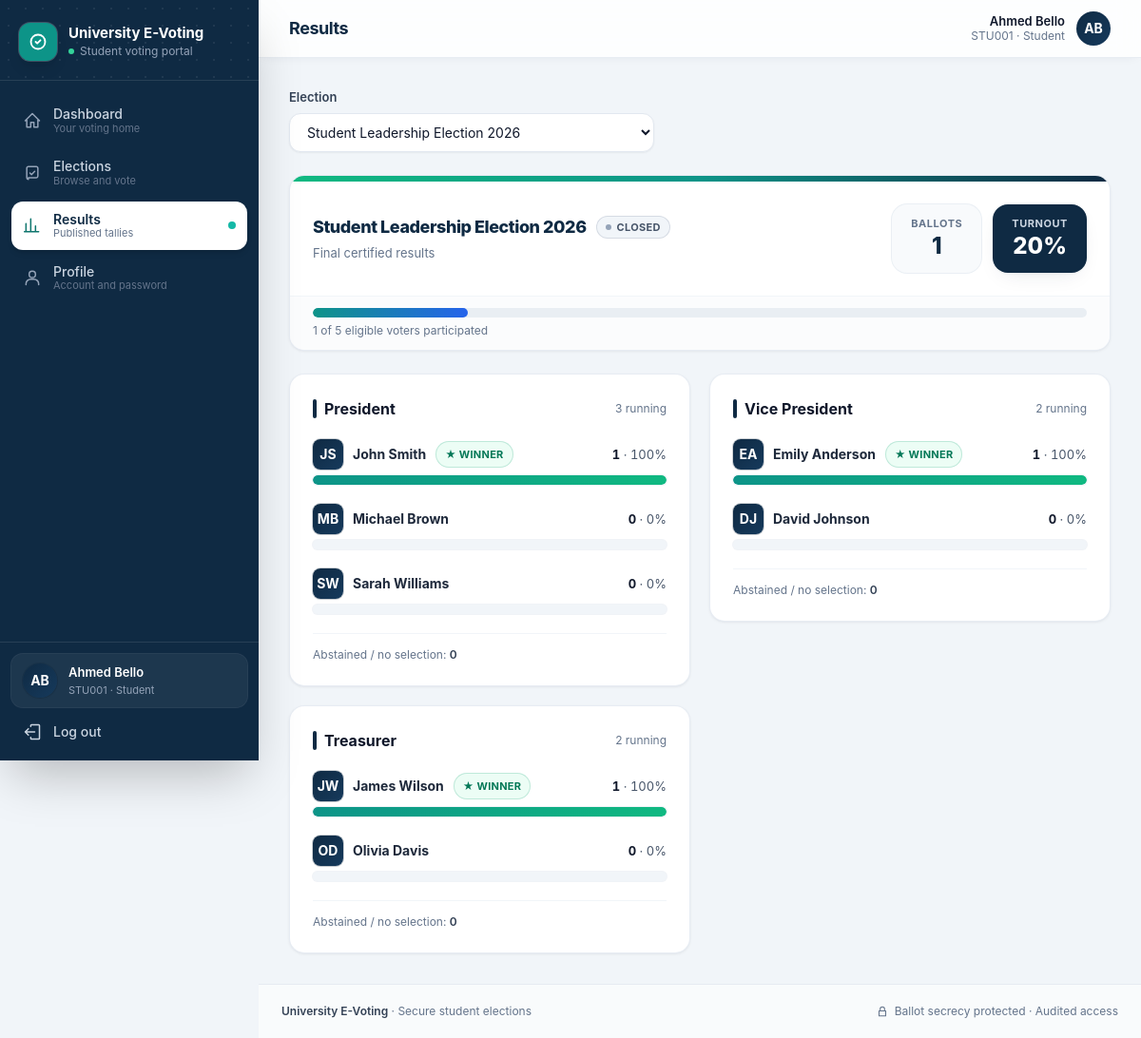
Page /student/results.php?election=1 (signed in) on the committed database.
### tables this page shows
CREATE TABLE settings (
        name TEXT PRIMARY KEY,
        val TEXT NOT NULL
    );

CREATE TABLE users (
        id INTEGER PRIMARY KEY AUTOINCREMENT,
        student_id TEXT NOT NULL UNIQUE,
        name TEXT NOT NULL,
        email TEXT,
        department TEXT,
        password TEXT NOT NULL,
        role TEXT NOT NULL DEFAULT 'student' CHECK (role IN ('admin','student')),
        status TEXT NOT NULL DEFAULT 'active' CHECK (status IN ('active','inactive')),
        created_at TEXT NOT NULL
    );

CREATE TABLE elections (
        id INTEGER PRIMARY KEY AUTOINCREMENT,
        title TEXT NOT NULL,
        description TEXT,
        start_time TEXT NOT NULL,
        end_time TEXT NOT NULL,
        status TEXT NOT NULL DEFAULT 'DRAFT' CHECK (status IN ('DRAFT','UPCOMING','OPEN','CLOSED')),
        created_at TEXT NOT NULL
    );

CREATE TABLE positions (
        id INTEGER PRIMARY KEY AUTOINCREMENT,
        election_id INTEGER NOT NULL REFERENCES elections(id) ON DELETE CASCADE,
        name TEXT NOT NULL,
        description TEXT
    );

CREATE TABLE candidates (
        id INTEGER PRIMARY KEY AUTOINCREMENT,
        position_id INTEGER NOT NULL REFERENCES positions(id) ON DELETE CASCADE,
        name TEXT NOT NULL,
        student_id TEXT,
        department TEXT,
        faculty TEXT,
        photo TEXT,
        bio TEXT,
        status TEXT NOT NULL DEFAULT 'active' CHECK (status IN ('active','withdrawn'))
    );

### includes/results.php (the view, shortened to what the rows shown need)
<?php
function election_results(int $eid): array
{
    $ballots = (int) db_val('SELECT COUNT(*) FROM ballots WHERE election_id = ?', [$eid]);
    $out = [];
    foreach (db_all('SELECT * FROM positions WHERE election_id = ? ORDER BY id', [$eid]) as $p) {
        $cands = db_all(
            "SELECT c.id, c.name, c.department, c.photo,
                    (SELECT COUNT(*) FROM votes v WHERE v.candidate_id = c.id) AS votes
             FROM candidates c WHERE c.position_id = ? AND c.status = 'active'
             ORDER BY votes DESC, c.name",
            [$p['id']]
        );
        $sum = array_sum(array_map('intval', array_column($cands, 'votes')));
        $max = $cands ? (int) $cands[0]['votes'] : 0;
        $leaders = $max > 0 ? count(array_filter($cands, fn($c) => (int) $c['votes'] === $max)) : 0;
        $out[] = ['position' => $p, 'candidates' => $cands, 'max' => $max, 'leaders' => $leaders, 'abstain' => max(0, $ballots - $sum)];
    }
    return ['ballots' => $ballots, 'positions' => $out];
}
function student_result_elections(): array
{
    $where = setting('results_visibility', 'after_close') === 'always' ? "status IN ('OPEN','CLOSED')" : "status = 'CLOSED'";
    return db_all("SELECT * FROM elections WHERE $where ORDER BY end_time DESC");
}
function render_results(array $el): void
{
    $r = election_results((int) $el['id']);
    $final = $el['status'] === 'CLOSED';
    $eligible = (int) db_val("SELECT COUNT(*) FROM users WHERE role='student' AND status='active'");
    $turnout = $eligible ? round($r['ballots'] / $eligible * 100, 1) : 0;
    ?>
<div class="card animate-fade-up mb-6 overflow-hidden">
  <div class="h-1.5 bg-gradient-to-r <?= $final ? 'from-emerald-500 via-teal-600 to-navy' : 'from-amber-400 via-amber-500 to-orange-500' ?>"></div>
  <div class="flex flex-wrap items-center justify-between gap-4 p-5 sm:p-6">
    <div class="min-w-0">
      <div class="flex items-center gap-2.5">
        <h2 class="truncate text-lg font-extrabold tracking-tight text-navy"><?= e($el['title']) ?></h2>
        <?= status_badge($el['status']) ?>
      </div>
      <p class="mt-1 flex items-center gap-1.5 text-[13px] text-slate-500"><?= $final ? 'Final certified results' : 'Provisional tally — voting is still open' ?></p>
    </div>
    <div class="flex items-center gap-3">
      <div class="rounded-2xl bg-slate-50 px-5 py-3 text-center ring-1 ring-slate-200/70"><p class="text-[11px] font-bold uppercase tracking-wider text-slate-500">Ballots</p><p class="text-2xl font-extrabold text-navy"><?= number_format((int) $r['ballots']) ?></p></div>
      <div class="rounded-2xl bg-navy px-5 py-3 text-center text-white shadow-soft"><p class="text-[11px] font-bold uppercase tracking-wider text-slate-300">Turnout</p><p class="text-2xl font-extrabold"><?= e($turnout) ?>%</p></div>
    </div>
  </div>
  <div class="border-t border-slate-100 bg-slate-50/60 px-5 py-3 sm:px-6">
    <div class="h-2.5 overflow-hidden rounded-full bg-slate-200/70"><div class="h-full animate-[grow-bar_.8s_ease-out_both] rounded-full bg-gradient-to-r from-teal-600 to-blue-600" style="width: <?= e(min(100, $turnout)) ?>%"></div></div>
    <p class="mt-1.5 text-xs text-slate-500"><?= number_format((int) $r['ballots']) ?> of <?= number_format($eligible) ?> eligible voters participated</p>
  </div>
</div>
<div class="grid items-start gap-5 lg:grid-cols-2">
<?php foreach ($r['positions'] as $blk): ?>
  <section class="card animate-fade-up p-5 sm:p-6">
    <div class="mb-5 flex items-center justify-between gap-3">
      <h3 class="flex items-center gap-2 font-bold text-slate-900"><span class="h-5 w-1 rounded-full bg-navy"></span><?= e($blk['position']['name']) ?></h3>
      <span class="text-xs text-slate-500"><?= count($blk['candidates']) ?> running</span>
    </div>
    <div class="space-y-5">
    <?php foreach ($blk['candidates'] as $c):
        $v = (int) $c['votes'];
        $pct = $r['ballots'] ? $v / $r['ballots'] * 100 : 0;
        $lead = $blk['max'] > 0 && $v === $blk['max'];
        ?>
      <div>
        <div class="mb-1.5 flex items-center justify-between gap-2 text-sm">
          <span class="flex min-w-0 items-center gap-2.5">
            <?= avatar($c['name'], $c['photo'] ?? null, 'h-8 w-8 !rounded-lg text-[11px]') ?>
            <span class="truncate font-bold text-slate-800"><?= e($c['name']) ?></span>
            <?php if ($lead): ?>
              <span class="badge <?= $blk['leaders'] > 1 ? 'bg-amber-50 text-amber-800 ring-amber-600/25' : 'bg-emerald-50 text-emerald-700 ring-emerald-600/20' ?>">
                <?= $blk['leaders'] > 1 ? 'Tied' : ($final ? '★ Winner' : 'Leading') ?>
              </span>
            <?php endif; ?>
          </span>
          <span class="shrink-0 text-[13px] tabular-nums text-slate-600"><span class="font-bold text-slate-900"><?= $v ?></span> · <?= e(round($pct, 1)) ?>%</span>
        </div>
        <div class="h-2.5 overflow-hidden rounded-full bg-slate-100 ring-1 ring-slate-200/50">
          <div class="h-full animate-[grow-bar_.8s_ease-out_both] rounded-full <?= $lead ? 'bg-gradient-to-r from-teal-600 to-emerald-500' : 'bg-gradient-to-r from-blue-600 to-blue-500' ?>" style="width: <?= e(round($pct, 1)) ?>%"></div>
        </div>
      </div>
    <?php endforeach; ?>
    </div>
    <p class="mt-5 border-t border-slate-100 pt-3.5 text-xs text-slate-500">Abstained / no selection: <span class="font-semibold text-slate-700"><?= (int) $blk['abstain'] ?></span></p>
  </section>
<?php endforeach; ?>
</div>
<?php
}

### includes/layout.php (shortened to what the rows shown need)
<?php
require_once __DIR__ . '/bootstrap.php';
require_once __DIR__ . '/voting.php';
require_once __DIR__ . '/results.php';
function icon(string $n, string $c = 'h-5 w-5'): string
{
    static $p = [
        'home' => 'M3 12l9-9 9 9M5 10v10h5v-6h4v6h5V10',
        'calendar' => 'M8 3v4m8-4v4M4 10h16M5 5h14a1 1 0 011 1v14a1 1 0 01-1 1H5a1 1 0 01-1-1V6a1 1 0 011-1z',
        'briefcase' => 'M4 8h16v11H4zM9 8V5h6v3M4 13h16',
        'id' => 'M3 5h18v14H3zM7 10h4M7 14h3M15 10h2M15 14h2',
        'users' => 'M16 19v-1a4 4 0 00-4-4H8a4 4 0 00-4 4v1M10 11a3.5 3.5 0 100-7 3.5 3.5 0 000 7zM20 19v-1a4 4 0 00-3-3.9M16 4.2a3.5 3.5 0 010 6.6',
        'user' => 'M12 12a4 4 0 100-8 4 4 0 000 8zM4 21v-1a6 6 0 016-6h4a6 6 0 016 6v1',
        'chart' => 'M4 20V10m6 10V4m6 16v-7m4 7H2',
        'shield' => 'M12 3l8 3v6c0 5-3.5 8-8 9-4.5-1-8-4-8-9V6l8-3zM9 12l2 2 4-4',
        'cog' => 'M4 6h10M18 6h2M4 12h4M12 12h8M4 18h12M20 18h0M14 4v4M8 10v4M16 16v4',
        'logout' => 'M15 12H3m0 0l4-4m-4 4l4 4M10 5V4a1 1 0 011-1h9a1 1 0 011 1v16a1 1 0 01-1 1h-9a1 1 0 01-1-1v-1',
        'check' => 'M9 12l2 2 4-4M21 12a9 9 0 11-18 0 9 9 0 0118 0z',
        'lock' => 'M6 11h12v9H6zM8 11V8a4 4 0 118 0v3',
        'menu' => 'M4 6h16M4 12h16M4 18h16',
        'vote' => 'M9 12l2 2 4-4m-8 8h10a2 2 0 002-2V6a2 2 0 00-2-2H7a2 2 0 00-2 2v12a2 2 0 002 2z',
        'spark' => 'M12 3l1.9 4.6L18.5 9.5l-4.6 1.9L12 16l-1.9-4.6L5.5 9.5l4.6-1.9L12 3zM19 15l.9 2.1L22 18l-2.1.9L19 21l-.9-2.1L16 18l2.1-.9L19 15z',
        'clock' => 'M12 21a9 9 0 100-18 9 9 0 000 18zM12 7v5l3 2',
        'alert' => 'M12 9v4m0 4h.01M10.3 3.9L1.8 18a2 2 0 001.7 3h17a2 2 0 001.7-3L13.7 3.9a2 2 0 00-3.4 0z',
        'info' => 'M12 22a10 10 0 100-20 10 10 0 000 20zM12 16v-4m0-4h.01',
    ];
    return '<svg class="' . $c . '" fill="none" viewBox="0 0 24 24" stroke="currentColor" stroke-width="1.8" stroke-linecap="round" stroke-linejoin="round" aria-hidden="true"><path d="' . ($p[$n] ?? '') . '"/></svg>';
}
function nav_items(string $role): array
{
    return [
        ['student/dashboard.php', 'Dashboard', 'home', 'dashboard', 'Your voting home'],
        ['student/election.php', 'Elections', 'vote', 'elections', 'Browse and vote'],
        ['student/results.php', 'Results', 'chart', 'results', 'Published tallies'],
        ['student/profile.php', 'Profile', 'user', 'profile', 'Account and password'],
    ];
}
function avatar(string $name, ?string $photo, string $size = 'h-12 w-12'): string
{
    $ini = '';
    foreach (array_slice(preg_split('/\s+/', trim($name)), 0, 2) as $w) {
        $ini .= strtoupper(substr($w, 0, 1));
    }
    return '<span class="' . $size . ' inline-flex shrink-0 items-center justify-center rounded-2xl bg-gradient-to-br from-navy to-navy-light text-sm font-bold text-white shadow-sm ring-1 ring-navy-dark/20">' . e($ini ?: '•') . '</span>';
}
function layout_start(string $title, string $active = '', string $subtitle = ''): void
{
    $u = current_user();
    $inst = setting('institution_name', 'University E-Voting');
    $items = $u ? nav_items($u['role']) : [];
    ?><!DOCTYPE html>
<html lang="en" class="h-full">
<head>
<link rel="stylesheet" href="<?= e(url('assets/css/app.css')) ?>">
</head>
<body class="h-full font-sans text-slate-800 antialiased">
<div class="min-h-full lg:flex">
  <aside id="sidebar" class="fixed inset-y-0 left-0 z-40 flex w-[17rem] -translate-x-full flex-col bg-navy text-slate-300 shadow-2xl transition-transform duration-200 print:hidden lg:sticky lg:top-0 lg:h-screen lg:translate-x-0 lg:shrink-0">
    <div class="relative overflow-hidden border-b border-white/10 px-5 pb-5 pt-6">
      <div class="relative flex items-center gap-3">
        <div class="min-w-0">
          <p class="truncate text-[15px] font-bold leading-tight text-white"><?= e($inst) ?></p>
          <p class="mt-0.5 flex items-center gap-1.5 text-xs text-slate-400"><span class="inline-block h-1.5 w-1.5 rounded-full bg-emerald-400"></span><?= $u && $u['role'] === 'admin' ? 'Election administration' : 'Student voting portal' ?></p>
        </div>
      </div>
    </div>
      <?php foreach ($items as [$href, $label, $ic, $key, $desc]): $on = $active === $key; ?>
          <span class="<?= $on ? 'text-teal-700' : 'text-slate-400 group-hover:text-slate-200' ?>"><?= icon($ic) ?></span>
      <?php endforeach; ?>
    <?php if ($u): ?>
    <div class="border-t border-white/10 p-3">
      <div class="mb-2 flex items-center gap-3 rounded-xl bg-white/[.06] px-3 py-2.5 ring-1 ring-white/10">
        <?= avatar($u['name'], null, 'h-9 w-9 !rounded-full') ?>
        <div class="min-w-0 flex-1">
          <p class="truncate text-[13px] font-semibold text-white"><?= e($u['name']) ?></p>
          <p class="truncate text-[11px] text-slate-400"><?= e($u['student_id']) ?> · <?= $u['role'] === 'admin' ? 'Admin' : 'Student' ?></p>
        </div>
      </div>
      <form method="post" action="<?= e(url('logout.php')) ?>">
        <button type="submit" class="flex w-full items-center gap-3 rounded-xl px-3 py-2 text-sm font-medium text-slate-300 transition hover:bg-white/[.07] hover:text-white"><?= icon('logout') ?>Log out</button>
      </form>
    </div>
    <?php endif; ?>
  </aside>
  <div class="flex min-w-0 flex-1 flex-col">
    <header class="sticky top-0 z-20 border-b border-slate-200/80 bg-white/85 px-4 py-3 shadow-[0_1px_12px_-6px_rgb(15_42_67/.15)] backdrop-blur-md print:hidden sm:px-6 lg:px-8">
      <div class="mx-auto flex w-full max-w-6xl items-center gap-3">
        <div class="min-w-0">
          <h1 class="truncate text-[17px] font-bold tracking-tight text-navy sm:text-lg"><?= e($title) ?></h1>
        </div>
        <?php if ($u): ?>
          <div class="ml-auto flex items-center gap-3">
            <div class="hidden text-right sm:block">
              <p class="text-[13px] font-semibold leading-tight text-slate-900"><?= e($u['name']) ?></p>
              <p class="text-xs text-slate-500"><?= e($u['student_id']) ?> · <?= $u['role'] === 'admin' ? 'Administrator' : 'Student' ?></p>
            </div>
            <?= avatar($u['name'], null, 'h-9 w-9 !rounded-full ring-2 ring-white shadow') ?>
          </div>
        <?php endif; ?>
      </div>
    </header>
    <main class="mx-auto w-full max-w-6xl flex-1 p-4 sm:p-6 lg:p-8">
<?php
}
function layout_end(): void
{
    ?>
    </main>
    <footer class="border-t border-slate-200/80 bg-white/60 px-6 py-5 print:hidden">
      <div class="mx-auto flex w-full max-w-6xl flex-col items-center justify-between gap-2 text-xs text-slate-500 sm:flex-row">
        <p><span class="font-semibold text-slate-700"><?= e(setting('institution_name', 'University E-Voting')) ?></span> · Secure student elections</p>
      </div>
    </footer>
  </div>
</div>
</body>
</html>
<?php
}

### includes/bootstrap.php (shortened to what the rows shown need)
<?php
require_once __DIR__ . '/db.php';
function e($v): string { return htmlspecialchars((string) $v, ENT_QUOTES | ENT_SUBSTITUTE, 'UTF-8'); }
function url(string $path = ''): string { return BASE_URL . '/' . ltrim($path, '/'); }
function setting(string $name, string $default = ''): string
{
    $v = db_val('SELECT val FROM settings WHERE name = ?', [$name]);
    return $v === false ? $default : (string) $v;
}
function current_user(): ?array
{
    static $loaded = false, $user = null;
    if (!$loaded) {
        $loaded = true;
        $user = db_one('SELECT id,student_id,name,email,department,role,status FROM users WHERE id = ?', [$_SESSION['uid']]);
    }
    return $user;
}
function require_login(?string $role = null): array
{
    $u = current_user();
    return $u;
}
    ?><!DOCTYPE html>
</div></body></html><?php
function status_badge(string $s): string
{
    $map = [
        'OPEN' => 'bg-emerald-50 text-emerald-700 ring-emerald-600/20', 'CLOSED' => 'bg-slate-100 text-slate-600 ring-slate-500/20',
        'UPCOMING' => 'bg-amber-50 text-amber-800 ring-amber-600/25', 'DRAFT' => 'bg-slate-100 text-slate-500 ring-slate-500/15',
        'active' => 'bg-emerald-50 text-emerald-700 ring-emerald-600/20', 'inactive' => 'bg-red-50 text-red-700 ring-red-600/20',
        'withdrawn' => 'bg-amber-50 text-amber-800 ring-amber-600/25',
    ];
    $dot = [
        'OPEN' => 'bg-emerald-500', 'active' => 'bg-emerald-500',
        'UPCOMING' => 'bg-amber-500', 'withdrawn' => 'bg-amber-500',
        'CLOSED' => 'bg-slate-400', 'DRAFT' => 'bg-slate-400', 'inactive' => 'bg-red-500',
    ][$s] ?? 'bg-slate-400';
    return '<span class="badge ' . ($map[$s] ?? 'bg-slate-100 text-slate-600 ring-slate-500/15') . '"><span class="h-1.5 w-1.5 rounded-full ' . $dot . '"></span>' . e(strtoupper($s)) . '</span>';
}

### rows in the picture
settings: val "University E-Voting"
users: name "Ahmed Bello", student "STU001"
elections: title "Student Leadership Election 2026", status "CLOSED", id "1"
positions: name "President"
candidates: ini "JS", name "John Smith", shows "★ WINNER", v "1", pct "100"
candidates: ini "MB", name "Michael Brown", v "0", pct "0"
candidates: ini "SW", name "Sarah Williams", v "0", pct "0"
positions: name "Vice President"
candidates: ini "EA", name "Emily Anderson", shows "★ WINNER", v "1", pct "100"
candidates: ini "DJ", name "David Johnson", v "0", pct "0"
positions: name "Treasurer"
candidates: ini "JW", name "James Wilson", shows "★ WINNER", v "1", pct "100"
candidates: ini "OD", name "Olivia Davis", v "0", pct "0"

### other values in the picture
$label "Dashboard"
$desc "Your voting home"
$label "Elections"
$desc "Browse and vote"
$label "Results"
$desc "Published tallies"
$label "Profile"
$desc "Account and password"
$ini ?: '•' "AB AB"
$title "Results"
$turnout "20"
$eligible "5"
count($blk['candidates']) "3"
$blk['abstain'] "0"
count($blk['candidates']) "2"
